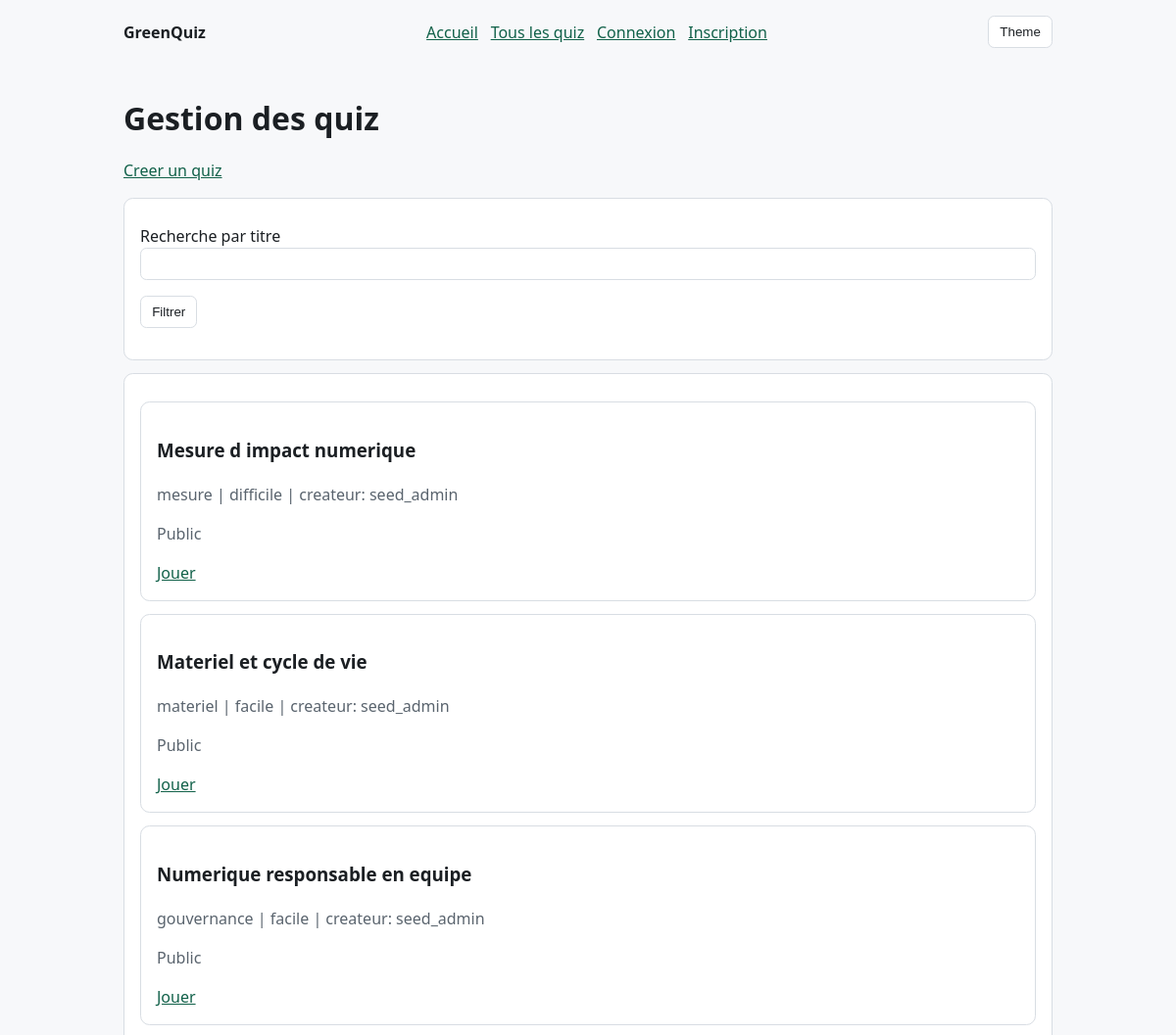
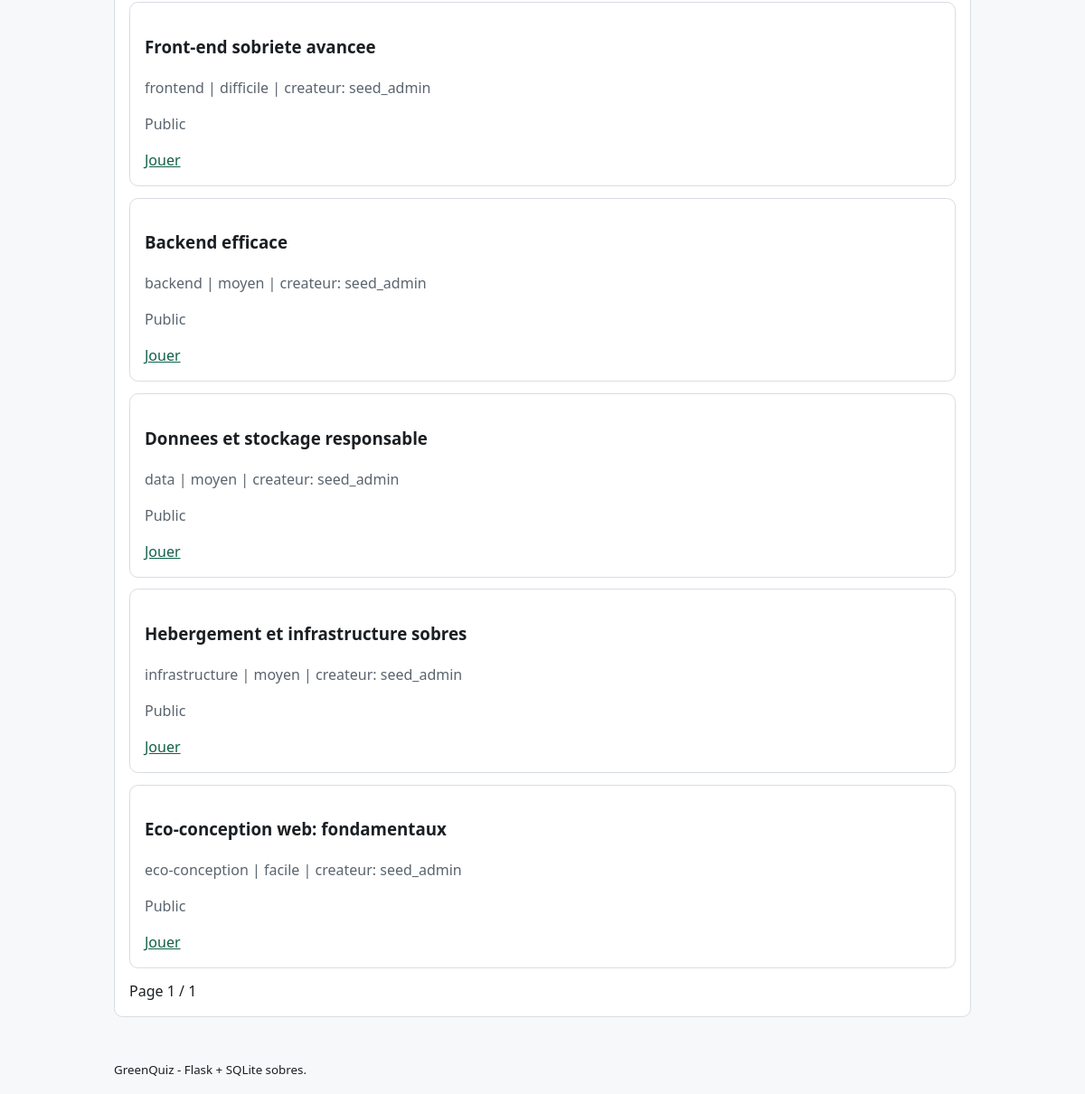
Screenshot of /quizzes with the database file from the repository (2 pictures, top to bottom).
### tables this page shows
CREATE TABLE quizzes (
            id INTEGER PRIMARY KEY AUTOINCREMENT,
            titre TEXT NOT NULL,
            description TEXT NOT NULL,
            id_createur INTEGER NOT NULL,
            date_creation TEXT NOT NULL DEFAULT CURRENT_TIMESTAMP,
            difficulte TEXT NOT NULL CHECK(difficulte IN ('facile', 'moyen', 'difficile')),
            categorie TEXT NOT NULL,
            est_publique INTEGER NOT NULL DEFAULT 1,
            nombre_questions INTEGER NOT NULL DEFAULT 0,
            FOREIGN KEY(id_createur) REFERENCES users(id) ON DELETE CASCADE
        );

CREATE TABLE users (
        id INTEGER PRIMARY KEY AUTOINCREMENT,
        email TEXT NOT NULL UNIQUE,
        username TEXT NOT NULL,
        password_hash TEXT NOT NULL,
        created_at TEXT NOT NULL DEFAULT CURRENT_TIMESTAMP
    , is_admin INTEGER NOT NULL DEFAULT 0);

### app.py (the view)
@app.route("/quizzes")
def quizzes_list():
    page = parse_page()
    offset = (page - 1) * PAGE_SIZE
    q = request.args.get("q", "").strip().lower()
    user = current_user()
    db = get_db()
    filters: list[str] = []
    params: list[object] = []
    if user and user["is_admin"]:
        filters.append("1 = 1")
    elif user:
        filters.append("(q.est_publique = 1 OR q.id_createur = ?)")
        params.append(user["id"])
    else:
        filters.append("q.est_publique = 1")
    if q:
        filters.append("LOWER(q.titre) LIKE ?")
        params.append(f"%{q}%")
    where = " AND ".join(filters)
    total = db.execute(f"SELECT COUNT(*) AS c FROM quizzes q WHERE {where}", params).fetchone()["c"]
    quizzes = db.execute(
        f"""
        SELECT q.id, q.titre, q.categorie, q.difficulte, q.est_publique, q.id_createur, u.username AS createur
        FROM quizzes q
        JOIN users u ON u.id = q.id_createur
        WHERE {where}
        ORDER BY q.date_creation DESC
        LIMIT ? OFFSET ?
        """,
        (*params, PAGE_SIZE, offset),
    ).fetchall()
    total_pages = max(1, (total + PAGE_SIZE - 1) // PAGE_SIZE)
    return render_template("quizzes_list.html", quizzes=quizzes, page=page, total_pages=total_pages, q=q)

### app.py (called while the page is built)
@app.context_processor
def inject_site_css():
    return {"site_css": SITE_CSS}

def get_db() -> sqlite3.Connection:
    if "db" not in g:
        g.db = sqlite3.connect(DB_PATH)
        g.db.row_factory = sqlite3.Row
    return g.db

def parse_page() -> int:
    raw = request.args.get("page", "1")
    try:
        return max(1, int(raw))
    except ValueError:
        return 1

def current_user():
    uid = session.get("uid")
    if not uid:
        return None
    return get_db().execute(
        "SELECT id, email, username, is_admin FROM users WHERE id = ? LIMIT 1", (uid,)
    ).fetchone()

@app.context_processor
def inject_user():
    return {"user": current_user()}

### templates/quizzes_list.html (shortened to what this page needs)
{% extends 'base.html' %}
{% block content %}
<h1>Gestion des quiz</h1>
<p><a href="{{ url_for('quizzes_new') }}">Creer un quiz</a></p>
<form method="get">
  <label for="q">Recherche par titre</label>
  <input id="q" name="q" value="{{ q }}">
  <p><button type="submit">Filtrer</button></p>
</form>
<section>
  {% if quizzes %}
    {% for quiz in quizzes %}
    <article>
      <h3>{{ quiz['titre'] }}</h3>
      <p class="muted">{{ quiz['categorie'] }} | {{ quiz['difficulte'] }} | createur: {{ quiz['createur'] }}</p>
      <p class="muted">{{ 'Public' if quiz['est_publique'] else 'Prive' }}</p>
      <div class="actions">
        <a href="{{ url_for('quiz_play', quiz_id=quiz['id']) }}">Jouer</a>
      </div>
    </article>
    {% endfor %}
  {% else %}
    <p>Aucun quiz trouve.</p>
  {% endif %}
  <div class="actions">
    <span>Page {{ page }} / {{ total_pages }}</span>
  </div>
</section>
{% endblock %}

### rows the page displays
quizzes: titre "Mesure d impact numerique", categorie "mesure", difficulte "difficile", createur "seed_admin", est_publique "Public"
quizzes: titre "Materiel et cycle de vie", categorie "materiel", difficulte "facile", createur "seed_admin", est_publique "Public"
quizzes: titre "Numerique responsable en equipe", categorie "gouvernance", difficulte "facile", createur "seed_admin", est_publique "Public"
quizzes: titre "Front-end sobriete avancee", categorie "frontend", difficulte "difficile", createur "seed_admin", est_publique "Public"
quizzes: titre "Backend efficace", categorie "backend", difficulte "moyen", createur "seed_admin", est_publique "Public"
quizzes: titre "Donnees et stockage responsable", categorie "data", difficulte "moyen", createur "seed_admin", est_publique "Public"
quizzes: titre "Hebergement et infrastructure sobres", categorie "infrastructure", difficulte "moyen", createur "seed_admin", est_publique "Public"
quizzes: titre "Eco-conception web: fondamentaux", categorie "eco-conception", difficulte "facile", createur "seed_admin", est_publique "Public"

### other values shown
{{ page }} "1"
{{ total_pages }} "1"
